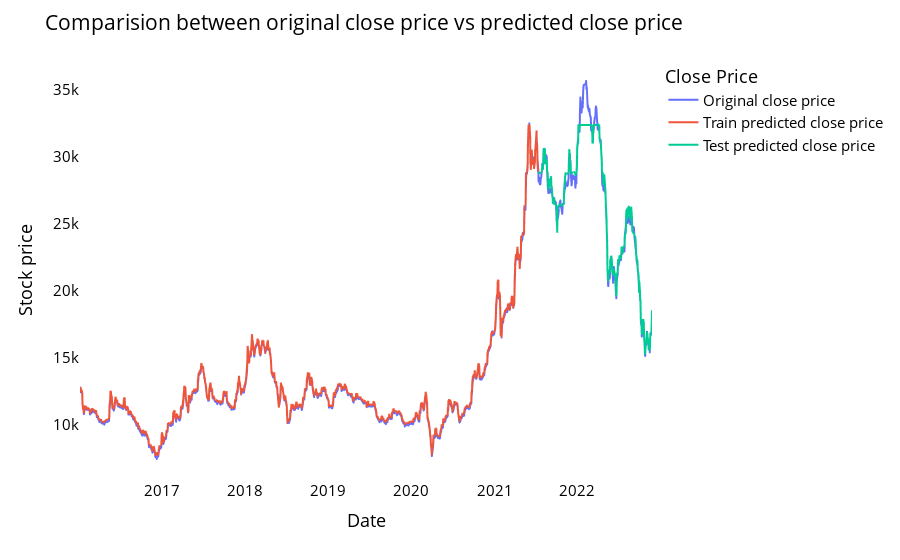

The notebook cell saved with this chart:
### Code cell
# shift train predictions for plotting
from itertools import cycle
import plotly.express as px

print(RF_train_predict.shape)
print(RF_test_predict.shape)
print(closedf.shape)
print(len(close_stock))

look_back=time_step
trainPredictPlot = np.empty_like(closedf)
trainPredictPlot[:, :] = np.nan
trainPredictPlot[0:len(RF_train_predict), :] = RF_train_predict

print("Train predicted data: ", trainPredictPlot)

# shift test predictions for plotting
testPredictPlot = np.empty_like(closedf)
testPredictPlot[:, :] = np.nan
testPredictPlot[len(RF_train_predict):len(closedf), :] = RF_test_predict

print("Test predicted data: ", testPredictPlot.shape)

close_stock['Predictions']=testPredictPlot
close_stock['Stock']='STB'
close_stock['Model']='DIY'
close_stock['Method']='MV'
close_stock.to_csv('./output/STB_DIY_MV.csv', index=False)

names = cycle(['Original close price','Train predicted close price','Test predicted close price'])


plotdf = pd.DataFrame({'date': close_stock['trunc_time'],
                       'original_close': close_stock['ma_5'],
                      'train_predicted_close': trainPredictPlot.reshape(1,-1)[0].tolist(),
                      'test_predicted_close': testPredictPlot.reshape(1,-1)[0].tolist()})

fig = px.line(plotdf,x=plotdf['date'], y=[plotdf['original_close'],plotdf['train_predicted_close'],
                                          plotdf['test_predicted_close']],
              labels={'value':'Stock price','date': 'Date'})
fig.update_layout(title_text='Comparision between original close price vs predicted close price',
                  plot_bgcolor='white', font_size=15, font_color='black', legend_title_text='Close Price')
fig.for_each_trace(lambda t:  t.update(name = next(names)))

fig.update_xaxes(showgrid=False)
fig.update_yaxes(showgrid=False)
fig.show()

### Figure 1 — Plotly figure (JSON) as saved in the notebook; plotly's stock layout.template omitted (floating-point values rounded to 4 significant figures; data arrays with more than 128 entries replaced by an {"elided": "..."} marker saying what was removed)
{"data": [{"hovertemplate": "variable=original_close<br>Date=%{x}<br>Stock price=%{y}<extra></extra>", "legendgroup": "original_close", "line": {"color": "#636efa", "dash": "solid"}, "marker": {"symbol": "circle"}, "mode": "lines", "name": "Original close price", "showlegend": true, "type": "scattergl", "x": {"elided": "1727 str values"}, "xaxis": "x", "y": {"elided": "1727 float values"}, "yaxis": "y"}, {"hovertemplate": "variable=train_predicted_close<br>Date=%{x}<br>Stock price=%{y}<extra></extra>", "legendgroup": "train_predicted_close", "line": {"color": "#EF553B", "dash": "solid"}, "marker": {"symbol": "circle"}, "mode": "lines", "name": "Train predicted close price", "showlegend": true, "type": "scattergl", "x": {"elided": "1727 str values"}, "xaxis": "x", "y": {"elided": "1727 float values"}, "yaxis": "y"}, {"hovertemplate": "variable=test_predicted_close<br>Date=%{x}<br>Stock price=%{y}<extra></extra>", "legendgroup": "test_predicted_close", "line": {"color": "#00cc96", "dash": "solid"}, "marker": {"symbol": "circle"}, "mode": "lines", "name": "Test predicted close price", "showlegend": true, "type": "scattergl", "x": {"elided": "1727 str values"}, "xaxis": "x", "y": {"elided": "1727 float values"}, "yaxis": "y"}], "layout": {"font": {"color": "black", "size": 15}, "legend": {"title": {"text": "Close Price"}, "tracegroupgap": 0}, "margin": {"t": 60}, "plot_bgcolor": "white", "title": {"text": "Comparision between original close price vs predicted close price"}, "xaxis": {"anchor": "y", "domain": [0, 1], "showgrid": false, "title": {"text": "Date"}}, "yaxis": {"anchor": "x", "domain": [0, 1], "showgrid": false, "title": {"text": "Stock price"}}}}
